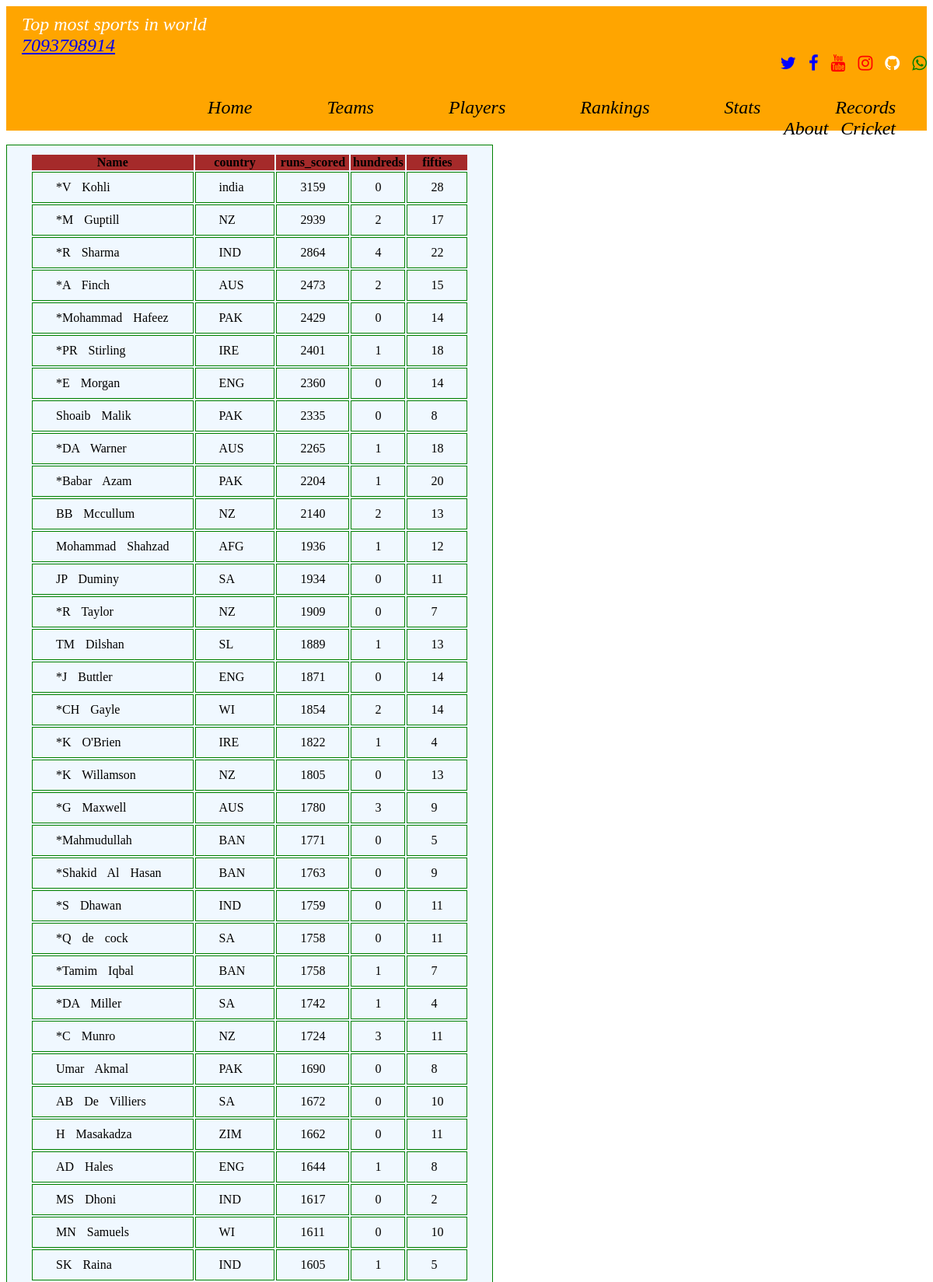
Screenshot of /web/twinty (upper part) with the database file from the repository.
### web/models.py (models this page shows)
class Truns(models.Model):
    name=models.CharField(max_length=250,unique=True)
    country=models.CharField(max_length=100)
    matches=models.IntegerField()
    runs_scored=models.IntegerField()
    high_score=models.IntegerField()
    hundreds=models.IntegerField()
    fifties=models.IntegerField()

### web/views.py (the view)
# urls.py: path('twinty',views.twinty,name='twinty'),
def twinty(request):
    two=Truns.objects.all
    return render(request,'web/twinty.html',{'access_records':two})

### template/web/twinty.html (shortened to what this page needs)
<!DOCTYPE html>
{% extends "web/all.html" %}
{% load static %}
{% block body_block %}
<body >
    <div class="body">
         <table>
         <div class="dhana">
                <tr>
                  <th colspan="0">Name</th>
                  <th colspan="0">country</th>
                  <th colspan="1">runs_scored</th>
                  <th colspan="1">hundreds</th>
                  <th colspan="1">fifties</th>
                </tr>
                {% for acc in access_records %}
                <tr>
                  <td>{{ acc.name }}</td>
                  <td>{{ acc.country }}</td>
                  <td>{{ acc.runs_scored }}</td>
                  <td>{{ acc.hundreds }}</td>
                  <td>{{ acc.fifties}}</td>
                </tr>
                {% endfor %}
    </div></table>
        {% endblock %}

### static/images/css/style.css (style rules this page uses)
table,td { border: 1px solid green; background-color: aliceblue; word-spacing: 10px; padding: 10px 30px 10px 30px; color: black; }
th { background-color: brown; }

### rows the page displays
Truns: name "*V Kohli", country "india", runs_scored "3159", hundreds "0", fifties "28"
Truns: name "*M Guptill", country "NZ", runs_scored "2939", hundreds "2", fifties "17"
Truns: name "*R Sharma", country "IND", runs_scored "2864", hundreds "4", fifties "22"
Truns: name "*A Finch", country "AUS", runs_scored "2473", hundreds "2", fifties "15"
Truns: name "*Mohammad Hafeez", country "PAK", runs_scored "2429", hundreds "0", fifties "14"
Truns: name "*PR Stirling", country "IRE", runs_scored "2401", hundreds "1", fifties "18"
Truns: name "*E Morgan", country "ENG", runs_scored "2360", hundreds "0", fifties "14"
Truns: name "Shoaib Malik", country "PAK", runs_scored "2335", hundreds "0", fifties "8"
Truns: name "*DA Warner", country "AUS", runs_scored "2265", hundreds "1", fifties "18"
Truns: name "*Babar Azam", country "PAK", runs_scored "2204", hundreds "1", fifties "20"
Truns: name "BB Mccullum", country "NZ", runs_scored "2140", hundreds "2", fifties "13"
Truns: name "Mohammad Shahzad", country "AFG", runs_scored "1936", hundreds "1", fifties "12"
Truns: name "JP Duminy", country "SA", runs_scored "1934", hundreds "0", fifties "11"
Truns: name "*R Taylor", country "NZ", runs_scored "1909", hundreds "0", fifties "7"
Truns: name "TM Dilshan", country "SL", runs_scored "1889", hundreds "1", fifties "13"
Truns: name "*J Buttler", country "ENG", runs_scored "1871", hundreds "0", fifties "14"
Truns: name "*CH Gayle", country "WI", runs_scored "1854", hundreds "2", fifties "14"
Truns: name "*K O'Brien", country "IRE", runs_scored "1822", hundreds "1", fifties "4"
Truns: name "*K Willamson", country "NZ", runs_scored "1805", hundreds "0", fifties "13"
Truns: name "*G Maxwell", country "AUS", runs_scored "1780", hundreds "3", fifties "9"
Truns: name "*Mahmudullah", country "BAN", runs_scored "1771", hundreds "0", fifties "5"
Truns: name "*Shakid Al Hasan", country "BAN", runs_scored "1763", hundreds "0", fifties "9"
Truns: name "*S Dhawan", country "IND", runs_scored "1759", hundreds "0", fifties "11"
Truns: name "*Q de cock", country "SA", runs_scored "1758", hundreds "0", fifties "11"
Truns: name "*Tamim Iqbal", country "BAN", runs_scored "1758", hundreds "1", fifties "7"
Truns: name "*DA Miller", country "SA", runs_scored "1742", hundreds "1", fifties "4"
Truns: name "*C Munro", country "NZ", runs_scored "1724", hundreds "3", fifties "11"
Truns: name "Umar Akmal", country "PAK", runs_scored "1690", hundreds "0", fifties "8"
Truns: name "AB De Villiers", country "SA", runs_scored "1672", hundreds "0", fifties "10"
Truns: name "H Masakadza", country "ZIM", runs_scored "1662", hundreds "0", fifties "11"
Truns: name "AD Hales", country "ENG", runs_scored "1644", hundreds "1", fifties "8"
Truns: name "MS Dhoni", country "IND", runs_scored "1617", hundreds "0", fifties "2"
Truns: name "MN Samuels", country "WI", runs_scored "1611", hundreds "0", fifties "10"
Truns: name "SK Raina", country "IND", runs_scored "1605", hundreds "1", fifties "5"
